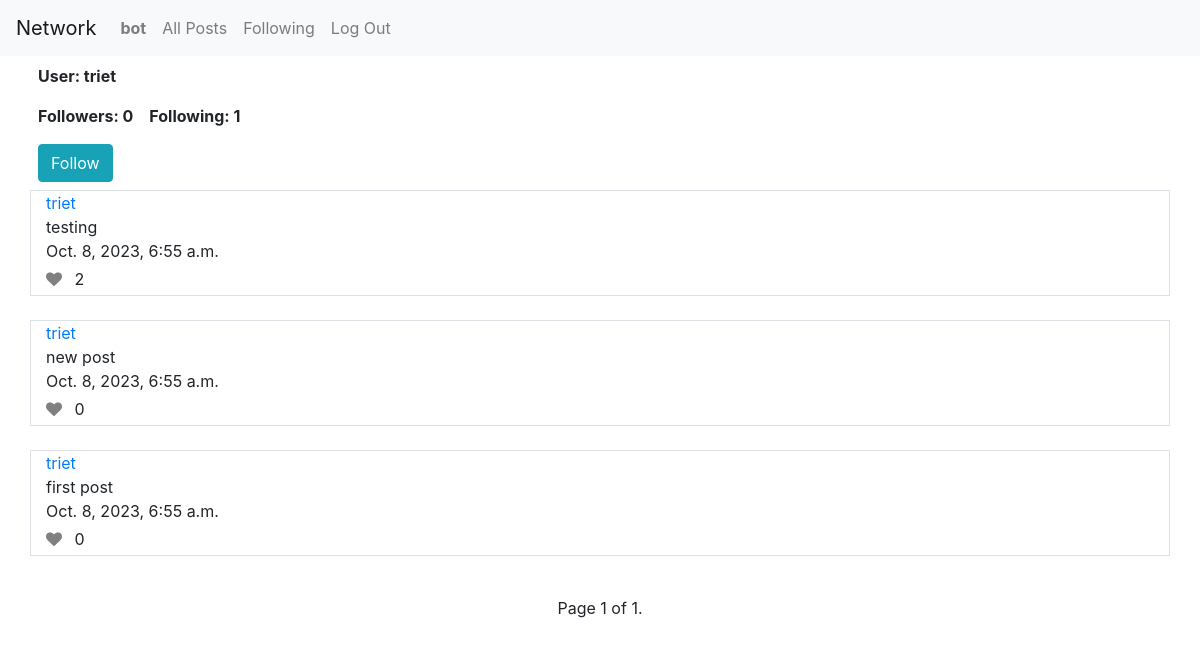
Page /profile/3 (signed in) on the earlier database version.
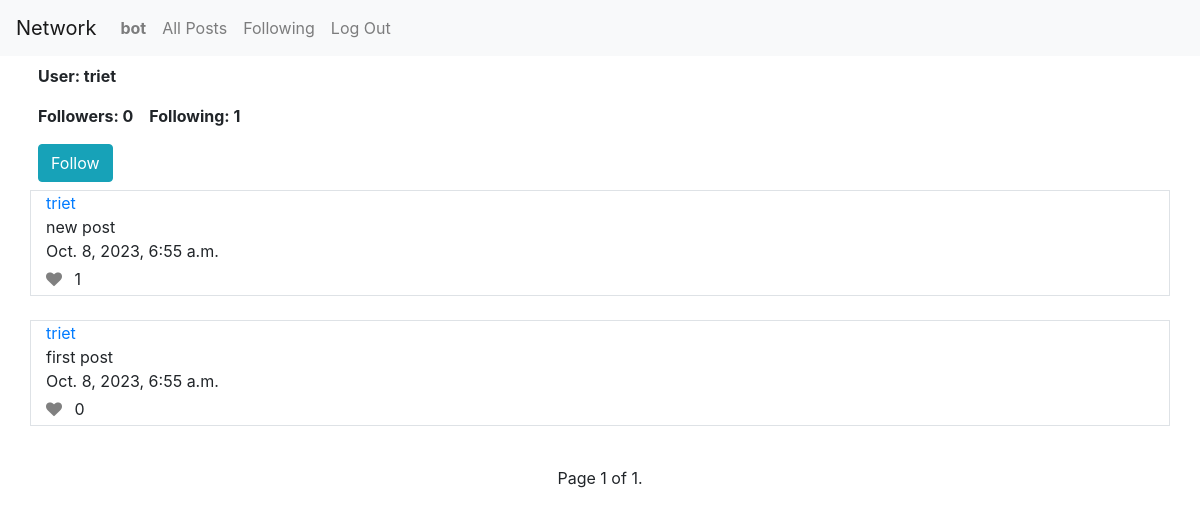
Same page on the later database version.
### network/models.py (models this page shows, shortened)
class Post(models.Model):
    username = models.ForeignKey(User, on_delete=models.CASCADE, related_name="username_post")
    content = models.CharField(max_length=500)
    date = models.DateTimeField(auto_now_add=True)
    like = models.IntegerField(default=0)

class User(AbstractUser):
    pass

### network/views.py (the view)
# urls.py: path("profile/<int:user_id>", views.profile, name="profile"),
def profile(request, user_id):
    user = User.objects.get(pk=user_id)
    num_followers = Follow.objects.filter(user_being_followed=user).count()
    num_following = Follow.objects.filter(follower=user).count()
    following = Follow.objects.filter(follower=request.user)   # get those follows which the curent user is following
    posts = Post.objects.filter(username=user).order_by("-date")
    followable = False
    if not following.filter(user_being_followed=user).exists():    # check if the profile's user exist in those follows
        followable = True
    paginator = Paginator(posts, 10)
    page_number = request.GET.get("page")
    page_obj = paginator.get_page(page_number)
    if request.user.is_authenticated:
        liked_posts = Like.objects.filter(username=request.user).values_list("post", flat=True)
    else:
        liked_posts = []
    return render(request, "network/profile.html", {
        "user": user,
        "num_followers": num_followers,
        "num_following": num_following,
        "following": following,
        "posts": posts,
        "followable": followable,
        "page_obj": page_obj,
        "liked_posts": liked_posts,
    })

### network/templates/network/profile.html (shortened to what this page needs)
{% extends "network/layout.html" %}
{% load static %}
{% block body %}
    <div class="container">
        <div class="row p-2 font-weight-bold">
            User: {{ user }}
        </div>
        <div class="row">
            <div class="col-1.5 p-2 font-weight-bold">
                Followers: {{ num_followers }}
            </div>
            <div class="col p-2 font-weight-bold">
                Following: {{ num_following }}
            </div>
        </div>
    </div>
    {% if request.user != user and followable %}
        <form action="{% url 'follow' user.id%}" method="post">
            <div class="container p-2">
                <button class="btn btn-info" type="submit">Follow</button>
            </div>
        </form>
    {% endif %}
    {% for post in page_obj %}
        <div class="container border">
            <div class="row">
                <div class="col">
                    <a href="{% url 'profile' post.username.id %}">{{ post.username }}</a>
                </div>
            </div>
            <div class="row">
                <div class="col" id="content_{{ post.id }}">
                    {{ post.content }}
                </div>
            </div>
            <div class="row">
                <div class="col">
                    {{ post.date }}
                </div>
            </div>
            <div class="row justify-content-between">
                <div class="col-auto mt-1 mb-1">
                    {% if request.user.is_authenticated %}
                        {% if post.id in liked_posts %}
                            <i class="fa fa-heart" id="like_color_{{ post.id }}" style="color: red; cursor: pointer;" onclick="toggleLike('{{ post.id }}')"></i>
                        {% else %}
                            <i class="fa fa-heart" id="like_color_{{ post.id }}" style="color: gray; cursor: pointer;" onclick="toggleLike('{{ post.id }}')"></i>
                        {% endif %}
                        <span class="ml-2" id="like_count_{{ post.id }}">{{ post.like }}</span>
                    {% endif %}
                </div>
            </div>
        </div><br>
    {% endfor %}
    <div class="static-bottom">
        <div class="text-center">
            Page {{ page_obj.number }} of {{ page_obj.paginator.num_pages }}.
        </div>
    </div>
{% endblock %}

Differences in the rows shown:
removed Post: username "triet", content "testing", date "Oct. 8, 2023, 6:55 a.m.", like "2"
changed Post "new post": like "0" → "1"
